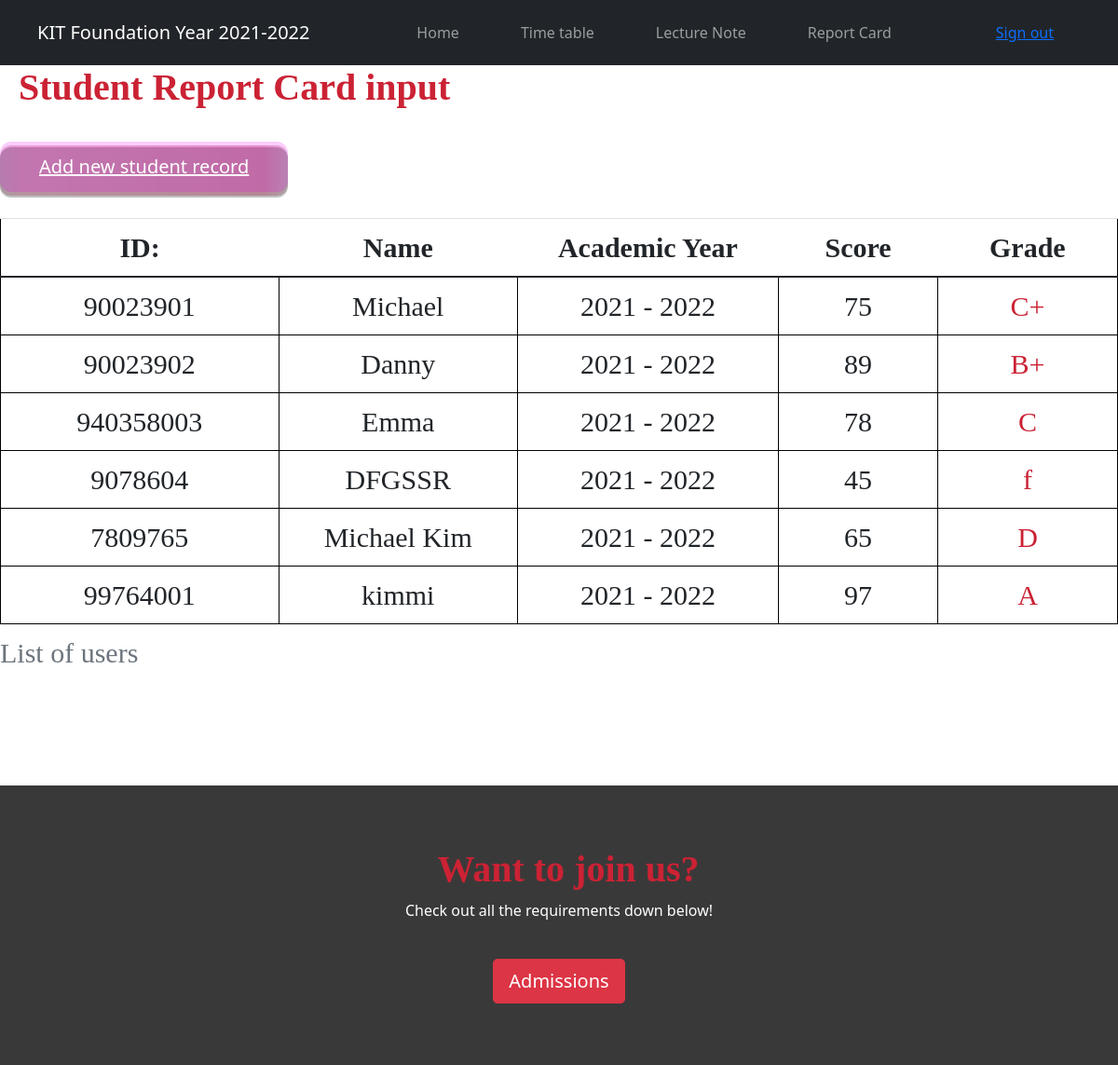
Screenshot of /reportcard (signed in) with the database file from the repository.
### flaskblog/model.py (models this page shows, shortened)
class Student(db.Model):
    id=db.Column(db.Integer,primary_key=True)
    student_id = db.Column(db.Integer,nullable=False,unique=True)
    student_name = db.Column(db.String(100),nullable=False)
    student_score=db.Column(db.Integer,nullable=False)
    student_grade=db.Column(db.String(10),nullable=False)
    user_id = db.Column(db.Integer,db.ForeignKey('user.id'),nullable=False)

### flaskblog/route.py (the view)
@app.route("/reportcard")
@login_required
def reportcard():
 if current_user.is_authenticated:
             studs = Student.query.all()#this one we select all student from database after the insertion and display
             return render_template('reportcard.html',title='Report Card Page',studs=studs)

### flaskblog/model.py (called while the page is built)
@login_manager.user_loader
def load_user (user_id):
    return User.query.get(int(user_id))

### flaskblog/templates/reportcard.html (shortened to what this page needs)
<!doctype html>
<html lang="en">
<head>
    <link rel="stylesheet"  type="text/css" href="{{ url_for('static', filename='main.css') }}">
    <link href="https://cdn.jsdelivr.net/npm/bootstrap@5.3.0-alpha1/dist/css/bootstrap.min.css" rel="stylesheet"
>
    <link href="https://maxcdn.bootstrapcdn.com/bootstrap/4.0.0-beta.3/css/bootstrap.min.css" rel="stylesheet" />
    <link href="https://cdn.jsdelivr.net/npm/bootstrap@5.0.2/dist/css/bootstrap.min.css" rel="stylesheet"
>
</head>
<body>
    <section>
        <nav class="navbar navbar-expand-lg navbar-dark bg-dark">
            <div class="container-fluid">
                <a class="navbar-brand" href="home">KIT Foundation Year 2021-2022</a>
                <div class="collapse navbar-collapse top_nav" id="navbarSupportedContent">
                    <ul class="navbar-nav mx-auto ">
                        <li class="nav-item">
                            <a href="home" class="nav-link">Home</a>
                        </li>
                        <li class="nav-item "><a href="timetable" class="nav-link">Time table</a>
                        </li>
                        <li class="nav-item "><a href="lecturenote" class="nav-link">Lecture Note</a>
                        </li>
                        <li class="nav-item "><a href="reportcard" class="nav-link">Report Card</a>
                        </li>
                    </ul>
                    <ul class="navbar navbar-nav navbar-right" style="display:flex;">
                        <li>
                            <button class="btn top_login" style="color: white">
                                <a href="signout">Sign out</a>
                            </button>
                        </li>
                    </ul>
                </div>
            </div>
        </nav>
    </section>
    <section>
        <h1>Student Report Card input</h1>
        <button class="button-82-pushable" role="button">
            <span class="button-82-shadow"></span>
            <span class="button-82-edge"></span>
            <a href="add_stu" class="button-82-front text">
              Add new student record
            </a>
          </button>
          <br><br>
    </section>
    <table class="table" >
        <caption>List of users</caption>
        <thead>
          <tr>
            <th scope="col">ID:</th>
            <th scope="col">Name</th>
            <th scope="col">Academic Year</th>
            <th scope="col">Score</th>
            <th scope="col">Grade</th>
          </tr>
        </thead>
        <tbody>
            {% for student in studs  %}
            <tr>
              <td>{{ student.student_id}}</td>
              <td>{{ student.student_name}}</td>
              <td>2021 - 2022</td>
              <td>{{student.student_score}}</td>
              <td id="grade">{{student.student_grade}}</td>
            </tr>
            {% endfor %}
      </table>
    <br><br><br><br>
    <div class="enroll">
        <h1 style="color: #CB2234; ">Want to join us?</h1>
        <p>Check out all the requirements down below!</p>
        <div class="pt-4 admission-button">
          <a href="admission" class="btn btn-danger btn-lg" tabindex="-1" role="button" aria-disabled="true">Admissions</a>
        </div>
      </div>
    </body>
    </html>

### flaskblog/static/main.css (style rules this page uses)
body { background: #fafafa; color: #333333; margin-top: 5rem; }
h1, h2, h3, h4, h5, h6 { color: #444444; }
.navbar-nav .nav-link { margin-right: 25px; margin-left: 25px; }
.enroll { background-color: #3a3939; color: white; height: 300px; display: flex; justify-content: center; flex-direction: column; text-align: center; }

### flaskblog/templates/reportcard.html (style rules this page uses)
table,tr,td { border:1px solid black; width:80px; font-family: 'Times New Roman', Times, serif; height:60px; font-size: 30px; text-align: center; }
h1 { margin-left: 20px; font-family: Georgia, 'Times New Roman', Times, serif; font-weight: 600; color: #CB2234; }
.button-82-pushable { position: relative; border: none; background: transparent; padding: 0; cursor: pointer; outline-offset: 4px; transition: filter 250ms; user-select: none; -webkit-user-select: none; touch-action: manipulation; margin-top:30px }
.button-82-shadow { position: absolute; top: 0; left: 0; width: 100%; height: 100%; border-radius: 12px; background: hsl(0deg 0% 0% / 0.25); will-change: transform; transform: translateY(2px); transition: transform 600ms cubic-bezier(.3, .7, .4, 1); }
.button-82-edge { position: absolute; top: 0; left: 0; width: 100%; height: 100%; border-radius: 12px; background: linear-gradient( to left, rgba(82, 0, 27, 0.149) 0%, rgba(163, 0, 54, 0.302) 8%, rgba(163, 0, 54, 0.227) 92%, rgba(82, 0, 27, 0.188) 100% ); }
.button-82-front { display: block; position: relative; padding: 12px 27px; border-radius: 12px; font-size: 1.1rem; color: white; background: rgba(232, 0, 240, 0.196); will-change: transform; transform: translateY(-4px); transition: transform 600ms cubic-bezier(.3, .7, .4, 1); }
@media (min-width: 768px) { .button-82-front { font-size: 1.25rem; padding: 12px 42px; } }
#grade { color:#CB2234 }

### rows the page displays
Student: student_id "90023901", student_name "Michael", student_score "75", student_grade "C+"
Student: student_id "90023902", student_name "Danny", student_score "89", student_grade "B+"
Student: student_id "940358003", student_name "Emma", student_score "78", student_grade "C"
Student: student_id "9078604", student_name "DFGSSR", student_score "45", student_grade "f"
Student: student_id "7809765", student_name "Michael Kim", student_score "65", student_grade "D"
Student: student_id "99764001", student_name "kimmi", student_score "97", student_grade "A"
